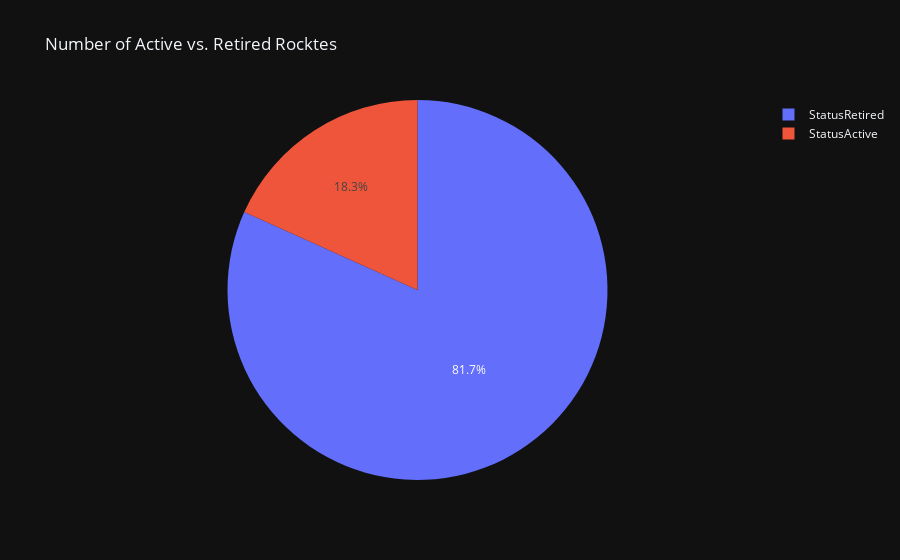

Notebook code for this chart:
### Code cell
status_pie = px.pie(
    labels=status.index,
    values=status.values,
    title='Number of Active vs. Retired Rocktes',
    names=status.index
)
status_pie.show()

### Figure 1 — Plotly figure (JSON) as saved in the notebook; plotly's stock layout.template omitted (floating-point values rounded to 4 significant figures)
{"data": [{"domain": {"x": [0.0, 1.0], "y": [0.0, 1.0]}, "hovertemplate": "label=%{label}<br>value=%{value}<extra></extra>", "labels": ["StatusActive", "StatusRetired"], "legendgroup": "", "name": "", "showlegend": true, "values": [790, 3534], "type": "pie"}], "layout": {"legend": {"tracegroupgap": 0}, "title": {"text": "Number of Active vs. Retired Rocktes"}}}
